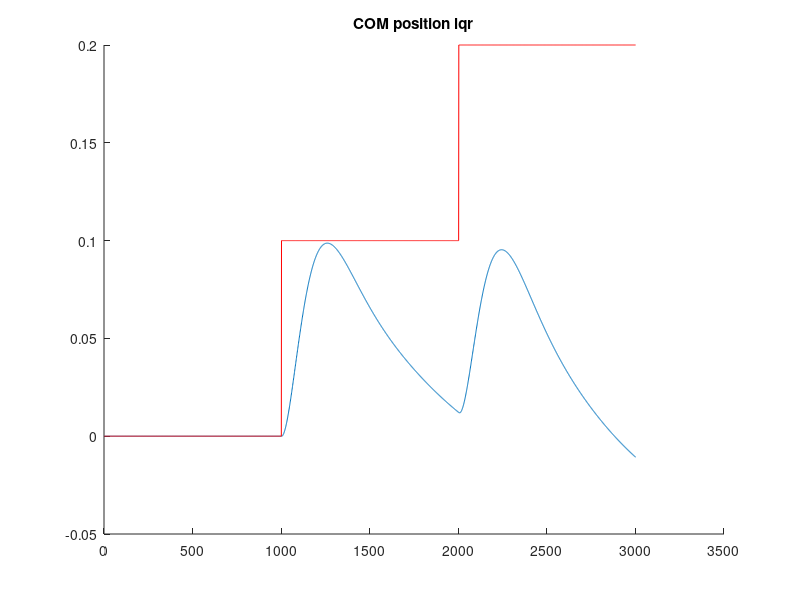
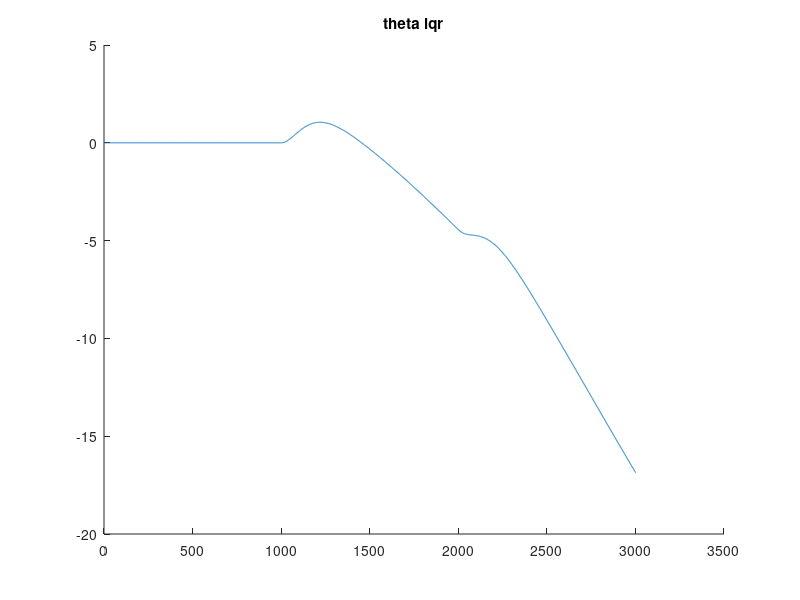
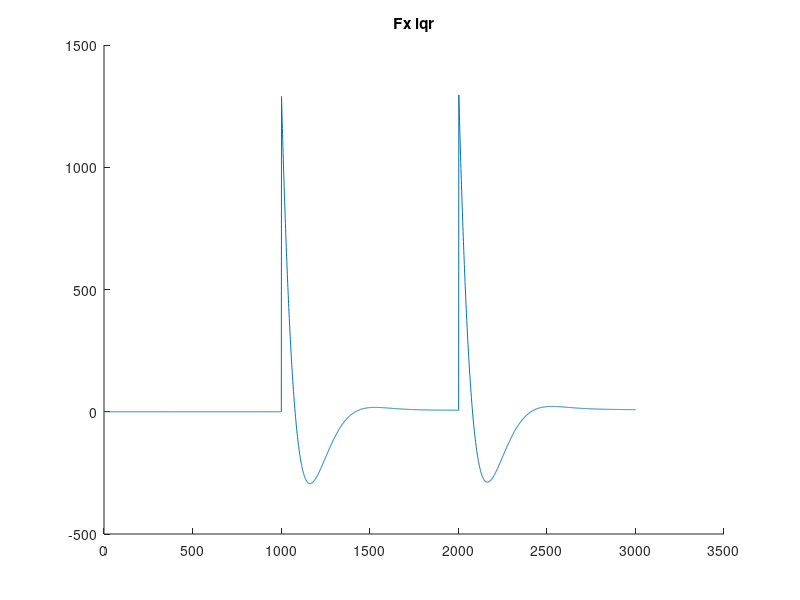
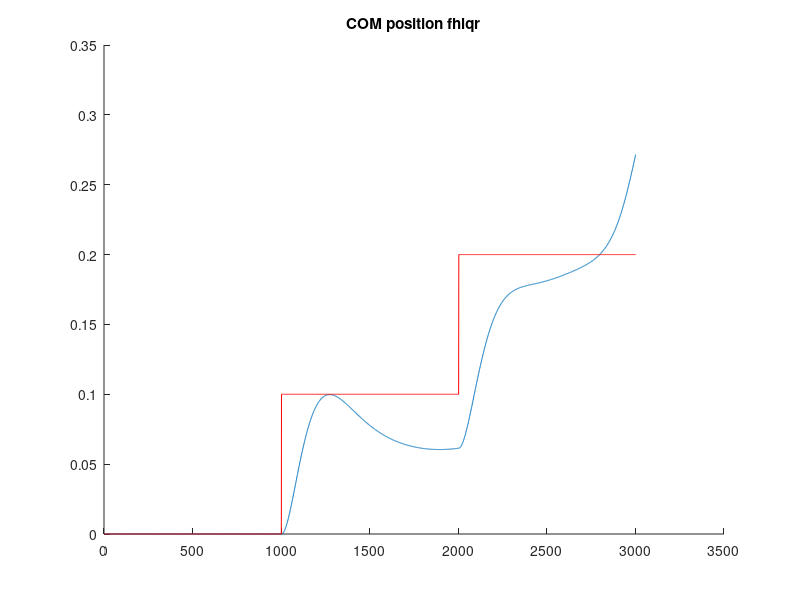

The MATLAB source for these figures, in order:
close all 
clear all

g = 9.81;
z = 0.8;

T = 1.0;

dt = 0.001;
time = 0:dt:T;

m_total_real = 62.5910;
i_robot = 4.133;
desired_torso_pitch = 0;
desired_z = 0.8;

A =  [0 0 1 0; % x th dx dth
      0 0 0 1; 
      0 0 0 0; 
      -m_total_real*g/i_robot 0 0 0];
B = [0; 0; 1/m_total_real; desired_z/i_robot];

A = A*dt + eye(size(A));
B = B*dt;

Q = diag([100 100 0.01 100]); 
R = 0.01;

x0 = [0.1; 20*pi/180; 0.0; 0.0];
x_des = [0.0; 0.0; 0.0; 0.0];
u_des = 0; %m_total_real*g; 

K = dlqr(A, B, Q, R);

x(1,:) = x0;
u(1) = -K*x(1,:)' + u_des;
for i = 1: length(time)-1
    x(i+1,:) = A*x(i,:)' + B*u(i); %    xd(i,:) = A*x(i,:)' + B*u(i); %x(i+1,:) = xd(i,:)*dt + x(i,:);
    u(i+1) = -K*(x(i+1,:)-x_des')' + u_des;
end
% 
figure(1), clf, hold on
title('COM position');
plot(x(:,1))

figure(2), clf, hold on
title('theta');
plot(x(:,2))

figure(3), clf, hold on
title('Fx');
plot(u)

err_lqr= norm(x)

%% FH LQR on balancing

H = diag([10000 10000 100 100]);
P_final = H;
K_final = (R + B'*P_final*B)\(B'*P_final*A);
P = zeros( 4,4,length(time));
K = zeros( 4, length(time));

P(:,:, end) = P_final;
K(:, end) = K_final;

for i = length(time)-1:-1:1
    P(:,:,i) = A'*P(:,:,i+1)*A - (A'*P(:,:, i+1)*B)*inv(R+B'*P(:,:,i+1)*B)*(B'*P(:,:,i+1)*A)+Q;
    K(:,i) = (R+B'*P(:,:,i)*B)\(B'*P(:,:,i)*A);
end
x(1,:) = x0;

for i = 1: length(time)-1
    x(i+1,:) = A*x(i,:)' + B*u(i);
    u(i+1) = -K(:,i)'*x(i+1,:)';
end

figure(4), clf, hold on
title('COM position');
plot(x(:,1))

figure(5), clf, hold on
title('theta');
plot(x(:,2))

figure(6), clf, hold on
title('Fx');
plot(u)

err_lqr_fh= norm(x)

%% LQR with plan
clear x
plan = [1.0 0.0
1.0 0.1
1.0 0.2];

T = sum(plan(:,1));
p_xs = plan(:,2);

g = 9.81;

dt = 0.001;
time = 0:dt:T;

m_total_real = 62.5910;
i_robot = 4.133;
desired_torso_pitch = 0;
desired_z = 0.8;

A =  [0 0 1 0; % x th dx dth
      0 0 0 1; 
      0 0 0 0; 
      -m_total_real*g/i_robot 0 0 0];
B = [0; 0; 1/m_total_real; desired_z/i_robot];

A = A*dt + eye(size(A));
B = B*dt;

X_star = zeros(length(time), 4);

time_last = 0;
step_last = 1;
for i =1 :length(time)
    if(time(i)-time_last <= plan(step_last,1))
        X_star(i,1) = p_xs(step_last);
    else
        time_last = time(i);
        step_last = step_last + 1;
        X_star(i,1) = p_xs(step_last);
    end
end

Q = diag([100000 5 10 1]); 
R = 0.001;

x0 = [0.0; 0*pi/180; 0.0; 0.0];
x_des = [0.0; 0.0; 0.0; 0.0];
u_des = 0; %m_total_real*g; 


K = dlqr(A, B, Q, R);
x(1,:) = x0;
u(1) = -K*x(1,:)' + u_des;

for i = 1: length(time)-1
    x(i+1,:) = A*x(i,:)' + B*u(i);
    u(i+1) = -K*(x(i+1,:)'-X_star(i+1,:)');
end

K_lqr = K;
figure(1), clf, hold on
title('COM position lqr');
plot(x(:,1))
plot(X_star(:,1), 'r')

figure(2), clf, hold on
title('theta lqr');
plot(x(:,2))

figure(3), clf, hold on
title('Fx lqr');
plot(u)

err_lqr= norm(x-X_star)

%% Finite horizon

H = Q;
P_final = H;
K_final = (R + B'*P_final*B)\(B'*P_final*A);
P = zeros( 4,4,length(time));
K = zeros( 4, length(time));

P(:,:, end) = P_final;
K(:, end) = K_final;

for i = length(time)-1:-1:1
    P(:,:,i) = A'*P(:,:,i+1)*A - (A'*P(:,:, i+1)*B)*inv(R+B'*P(:,:,i+1)*B)*(B'*P(:,:,i+1)*A)+Q;
    K(:,i) = (R+B'*P(:,:,i)*B)\(B'*P(:,:,i)*A);
end

for i = 1: length(time)-1
    x(i+1,:) = A*x(i,:)' + B*u(i);
    u(i+1) = -K(:,i)'*(x(i+1,:)'-X_star(i+1,:)');
end

figure(4), clf, hold on
title('COM position fhlqr');
plot(x(:,1))
plot(X_star(:,1), 'r')

figure(6), clf, hold on
title('theta fhlqr');
plot(x(:,2))

figure(5), clf, hold on
title('Fx fhlqr');
plot(u)

err_lqr_fh= norm(x-X_star)

%% DDP
K = K_lqr;
U_star = zeros(length(time));

for iter = 1:100000000
    V_x(length(time),:) = 2*(x(end,:)-X_star(end,:))*Q;
    V_xx(:,:,length(time)) = 2*Q;
    
    delU(1) = 0;

    for i=length(time)-1:-1:1
        Z_x = V_x(i+1,:)*A + (x(i+1,:)-X_star(i+1,:))*Q;
        Z_u = V_x(i+1,:)*B + (u(i+1)-U_star(i+1))*R;
        Z_xx = A'*V_xx(:,:,i+1)*A + Q;
        Z_ux = B'*V_xx(:,:,i+1)*A;
        Z_uu = B'*V_xx(:,:,i+1)*B + R;
        K(i+1,:) = Z_uu\Z_ux;
        delU(i+1) = (Z_uu\Z_u')';
        V_x(i,:) = Z_x - Z_u * K(i+1,:);
        V_xx(:,:,i)= Z_xx - Z_ux'*K(i+1,:);
    end

    xnew=x;
    unew=u;
    for i=1:length(time)-1
        xnew(i+1,:) = (A*xnew(i,:)' + B*unew(i));
        unew(i+1) = -K(i+1,:)*(xnew(i+1,:)'-x(i+1,:)')  + u(i+1) - 0.5*delU(i+1);%(u(i+1,:)-0.05*delU(i+1,:)) - (K(:,:,i+1)*(xnew(i+1,:)'-x(i+1)'))';%-(K(:,:,i+1)*(xnew(i+1,:)'-X_star(i+1,:)'))'+ U_star(i+1,:);%+ U_star(i+1,:);%-(K(:,:,i+1)*(xnew(i+1,:)'-x(i+1,:)'))';
    end


    err_new= norm(xnew-X_star);
    err_old=norm(x-X_star);

    if norm(err_new - err_old ) < 10^-6
        break
    end
    x=xnew;
    u=unew;
    % pause
end
figure(7), clf, hold on
title('COM position ddp');
plot(x(:,1))
plot(X_star(:,1), 'r')

figure(8), clf, hold on
title('theta ddp');
plot(x(:,2))
plot(X_star(:,2), 'r')

figure(9), clf, hold on
title('Fx ddp');
plot(u)


err_ddp = err_new
com_traj_x = [time' x(:,1)];
save('com_traj_x.mat', 'com_traj_x')

% %% Full LQR
% clear x Q R
% 
% plan = [1.0 0.0
% 1.0 0.1
% 1.0 0.2];
% 
% T = sum(plan(:,1));
% p_xs = plan(:,2);
% 
% g = 9.81;
% 
% dt = 0.001;
% time = 0:dt:T;
% 
% m_total_real = 62.5910;
% i_robot = 4.133;
% desired_torso_pitch = 0;
% desired_z = 0.8;
% 
% Fx0 = 0.0;
% Fy0 = m_total_real*g;
% y0 = desired_z;
% Q = diag([100 1 100 1 100 1]);
% R = diag([0.001 0.001]);
% 
% H = Q;
% A = [0 1 0 0 0 0
%      0 0 0 0 0 0
%      0 0 0 1 0 0
%      0 0 0 0 0 0
%      0 0 0 0 0 1
%      -Fy0/I 0 Fx0/I 0 0 0];
% B = [0; m; 0; m; 0; -y0/I + x0/I];
% 
% A = A*dt + eye(size(A));
% B = B*dt;
% 
% P_final = H;
% K_final = (R + B'*P_final*B)\(B'*P_final*A);
% P = zeros( 6, 6,length(time));
% K = zeros( 6, length(time));
% x = zeros( length(time), 6);
% u = zeros( length(time), 1);
% 
% 
% P(:,:, end) = P_final;
% K(:, end) = K_final;
% 
% for i = length(time)-1:-1:1

% 
%     P(:,:,i) = A'*P(:,:,i+1)*A - (A'*P(:,:, i+1)*B)*inv(R+B'*P(:,:,i+1)*B)*(B'*P(:,:,i+1)*A)+Q;
%     K(:,i) = (R+B'*P(:,:,i)*B)\(B'*P(:,:,i)*A);
% end
% x(1,:) = x0;
% u(1) = -K(:,1)'*(x(1,:)' - x_des) + u_des;
% for i = 1: length(time)-3
%     A =  [0 0 1 0; % x th dx dth
%           0 0 0 1; 
%           0 0 0 0; 
%           -Fx_traj(i)/i_robot 0 0 0];
%     B = [0; 0; 1/m_total_real; x_traj(i)/i_robot];
% 
%     A = A*dt + eye(size(A));
%     B = B*dt;
% 
%     x(i+1,:) = A*x(i,:)' + B*u(i);
%     u(i+1) = -K(:,i+1)'*(x(i+1,:)' - x_des) + u_des;
% end
% 
% figure(3), clf, hold on
% title('COM x position')
% plot(x_traj)
% 
% figure(4), clf, hold on
% title('COM z position');
% plot(x(:,1))
% 
% figure(5), clf, hold on
% title('theta');
% plot(x(:,2))
% 
% figure(6), clf, hold on
% title('Fz');
% plot(u)


 

%% LQR over z-theta
% 
% %x_plan
% 
% plan = [1.0 0.0
% 1.0 0.2
% 1.0 0.4];
% 
% load com_traj_x.mat
% 
% x_traj = com_traj_x(:,2);
% xdd_traj = diff(diff(x_traj));
% 
% Fx_traj = m_total_real*xdd_traj;
% 
% T = sum(plan(:,1));
% dt = 0.001;
% time = 0:dt:T;
% 
% 
% x0 = [0.7; 10*pi/180; 0.0; 0.0];
% x_des = [0.8; 0; 0; 0];
% u_des = [m_total_real*g];
% Q = diag([1000000 10000 100 100]);  
% R = 0.001;
% 
% H = Q;
% A =  [0 0 1 0; % z th dz dth
%       0 0 0 1; 
%       0 0 0 0; 
%       -Fx_traj(end)/i_robot 0 0 0];
% B = [0; 0; 1/m_total_real; x_traj(end)/i_robot];
% 
% A = A*dt + eye(size(A));
% B = B*dt;
% 
% P_final = H;
% K_final = (R + B'*P_final*B)\(B'*P_final*A);
% P = zeros( 4,4,length(time)-2);
% K = zeros( 4, length(time)-2);
% x = zeros( length(time)-2, 4);
% u = zeros( length(time)-2, 1);
% 
% 
% P(:,:, end) = P_final;
% K(:, end) = K_final;
% 
% for i = length(time)-3:-1:1
%     A =  [0 0 1 0; % x th dx dth
%           0 0 0 1; 
%           0 0 0 0; 
%           -Fx_traj(i)/i_robot 0 0 0];
%     B = [0; 0; 1/m_total_real; x_traj(i)/i_robot];
% 
%     A = A*dt + eye(size(A));
%     B = B*dt;
% 
%     P(:,:,i) = A'*P(:,:,i+1)*A - (A'*P(:,:, i+1)*B)*inv(R+B'*P(:,:,i+1)*B)*(B'*P(:,:,i+1)*A)+Q;
%     K(:,i) = (R+B'*P(:,:,i)*B)\(B'*P(:,:,i)*A);
% end
% x(1,:) = x0;
% u(1) = -K(:,1)'*(x(1,:)' - x_des) + u_des;
% for i = 1: length(time)-3
%     A =  [0 0 1 0; % x th dx dth
%           0 0 0 1; 
%           0 0 0 0; 
%           -Fx_traj(i)/i_robot 0 0 0];
%     B = [0; 0; 1/m_total_real; x_traj(i)/i_robot];
% 
%     A = A*dt + eye(size(A));
%     B = B*dt;
% 
%     x(i+1,:) = A*x(i,:)' + B*u(i);
%     u(i+1) = -K(:,i+1)'*(x(i+1,:)' - x_des) + u_des;
% end
% 
% figure(3), clf, hold on
% title('COM x position')
% plot(x_traj)
% 
% figure(4), clf, hold on
% title('COM z position');
% plot(x(:,1))
% 
% figure(5), clf, hold on
% title('theta');
% plot(x(:,2))
% 
% figure(6), clf, hold on
% title('Fz');
% plot(u)
% 
% z_and_theta = [time(1:end-2)' x(:,1) x(:,2)];
% save('z_and_theta.mat','z_and_theta')
% err_lqr_fh= norm(x)
